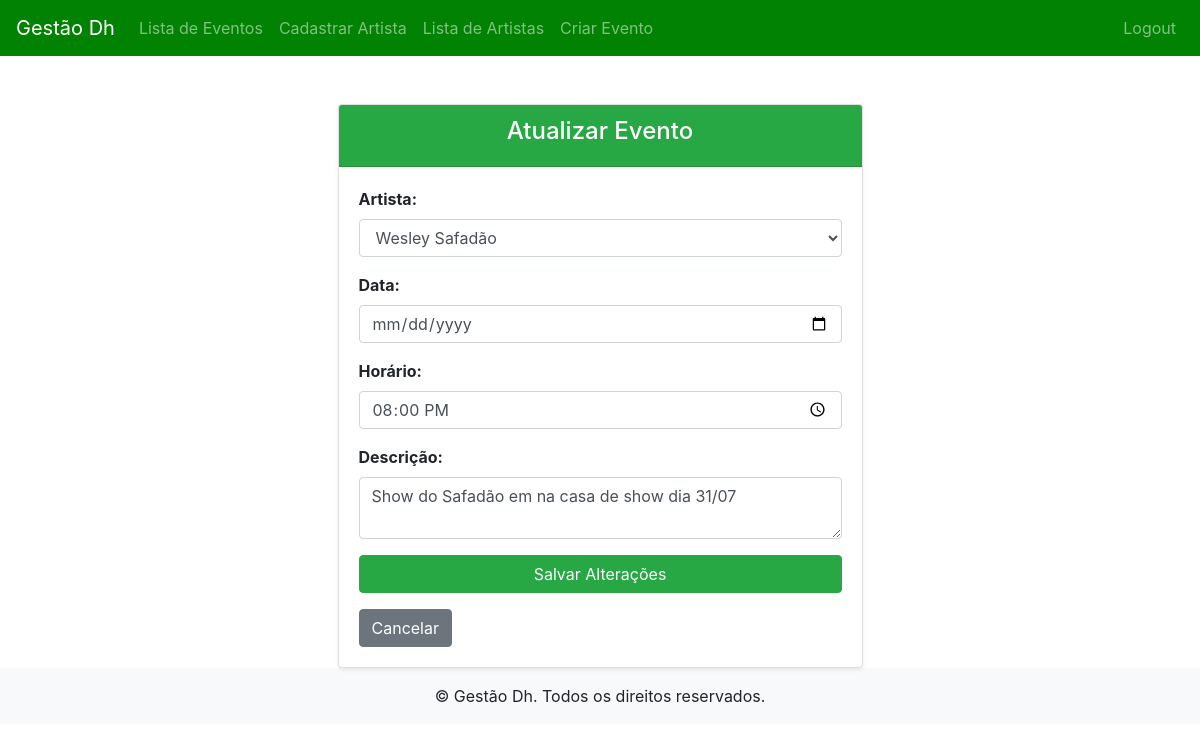
The page /eventos/eventos/5/update/ (signed in) on the database its author committed.
### eventos/models.py (models this page shows, shortened)
class Evento(models.Model):
    artista = models.ForeignKey(Artista, on_delete=models.CASCADE)
    data = models.DateField()
    horario = models.TimeField()
    descricao = models.TextField(null=True, blank=True)

### eventos/views.py (the view)
# urls.py: path('eventos/<int:pk>/update/', views.EventoUpdateView.as_view(), name='evento_update'),
@method_decorator(login_required(login_url= 'login'), name = 'dispatch')
class EventoUpdateView(UpdateView):
    model = models.Evento
    template_name = 'evento_update.html'
    form_class = forms.EventoForm
    success_url = reverse_lazy('evento_list')

### eventos/forms.py
class EventoForm(forms.ModelForm):
    class Meta:
        model = Evento
        fields = ['artista', 'data', 'horario', 'descricao']
        widgets = {
            'artista': forms.Select(attrs={'class': 'form-control'}),
            'data': forms.DateInput(attrs={'class': 'form-control', 'type': 'date'}),
            'horario': forms.TimeInput(attrs={'class': 'form-control', 'type': 'time'}),
            'descricao': forms.Textarea(attrs={'class': 'form-control', 'rows': 2}),
        }

### artistas/models.py (called while the page is built)
    def __str__(self):
        return self.nome

### eventos/templates/evento_update.html (shortened to what this page needs)
{% extends 'base.html' %}
{% block content %}
<div class="container mt-5">
    <div class="row justify-content-center">
        <div class="col-md-8 col-lg-6">
            <div class="card shadow-sm">
                <div class="card-header bg-success text-white text-center">
                    <h4>Atualizar Evento</h4>
                </div>
                <div class="card-body">
                    <form method="post">
                        <div class="form-group">
                            <label for="{{ form.artista.id_for_label }}" class="font-weight-bold">Artista:</label>
                            {{ form.artista }}
                        </div>
                        <div class="form-group">
                            <label for="{{ form.data.id_for_label }}" class="font-weight-bold">Data:</label>
                            {{ form.data }}
                        </div>
                        <div class="form-group">
                            <label for="{{ form.horario.id_for_label }}" class="font-weight-bold">Horário:</label>
                            {{ form.horario }}
                        </div>
                        <div class="form-group">
                            <label for="{{ form.descricao.id_for_label }}" class="font-weight-bold">Descrição:</label>
                            {{ form.descricao }}
                        </div>
                        <div class="form-group text-center">
                            <input type="submit" class="btn btn-success btn-block" value="Salvar Alterações">
                        </div>
                    </form>
                    <a href="{% url 'evento_detail' evento.id %}" class="btn btn-secondary">Cancelar</a>
                </div>
            </div>
        </div>
    </div>
</div>
{% endblock %}

### rows shown on the page
Evento: artista "Wesley Safadão", horario "20:00:00", descricao "Show do Safadão em na casa de show dia 31/07"
